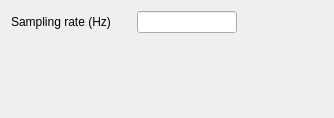
<?xml version="1.0" encoding="UTF-8"?>
<ui version="4.0" stdsetdef="1">
  <author></author>
  <comment></comment>
  <exportmacro></exportmacro>
  <class>LfpLayout</class>
  <widget class="QWidget" name="LfpLayout">
    <property name="geometry">
      <rect>
        <x>0</x>
        <y>0</y>
        <width>334</width>
        <height>118</height>
      </rect>
    </property>
    <property name="windowTitle">
      <string>Lfp</string>
    </property>
    <layout class="QGridLayout">
      <item row="0" column="0">
        <layout class="QHBoxLayout">
          <property name="margin">
            <number>0</number>
          </property>
          <item>
            <widget class="QLabel" name="textLabel4_2_2_4">
              <property name="text">
                <string>Sampling rate (Hz)</string>
              </property>
              <property name="wordWrap">
                <bool>false</bool>
              </property>
            </widget>
          </item>
          <item>
            <spacer name="spacer10_2">
              <property name="sizeHint">
                <size>
                  <width>20</width>
                  <height>16</height>
                </size>
              </property>
              <property name="sizeType">
                <enum>QSizePolicy::Fixed</enum>
              </property>
              <property name="orientation">
                <enum>Qt::Horizontal</enum>
              </property>
            </spacer>
          </item>
          <item>
            <widget class="QLineEdit" name="samplingRateLineEdit">
              <property name="sizePolicy">
                <sizepolicy>
                  <hsizetype>0</hsizetype>
                  <vsizetype>0</vsizetype>
                  <horstretch>0</horstretch>
                  <verstretch>0</verstretch>
                </sizepolicy>
              </property>
              <property name="minimumSize">
                <size>
                  <width>100</width>
                  <height>20</height>
                </size>
              </property>
              <property name="maximumSize">
                <size>
                  <width>60</width>
                  <height>32767</height>
                </size>
              </property>
            </widget>
          </item>
          <item>
            <spacer name="spacer11">
              <property name="sizeHint">
                <size>
                  <width>93</width>
                  <height>21</height>
                </size>
              </property>
              <property name="sizeType">
                <enum>QSizePolicy::Expanding</enum>
              </property>
              <property name="orientation">
                <enum>Qt::Horizontal</enum>
              </property>
            </spacer>
          </item>
        </layout>
      </item>
      <item row="1" column="0">
        <spacer name="spacer45">
          <property name="sizeHint">
            <size>
              <width>13</width>
              <height>65</height>
            </size>
          </property>
          <property name="sizeType">
            <enum>QSizePolicy::Expanding</enum>
          </property>
          <property name="orientation">
            <enum>Qt::Vertical</enum>
          </property>
        </spacer>
      </item>
    </layout>
  </widget>
  <layoutdefault spacing="6" margin="11"/>
  <pixmapfunction>qPixmapFromMimeSource</pixmapfunction>
</ui>
